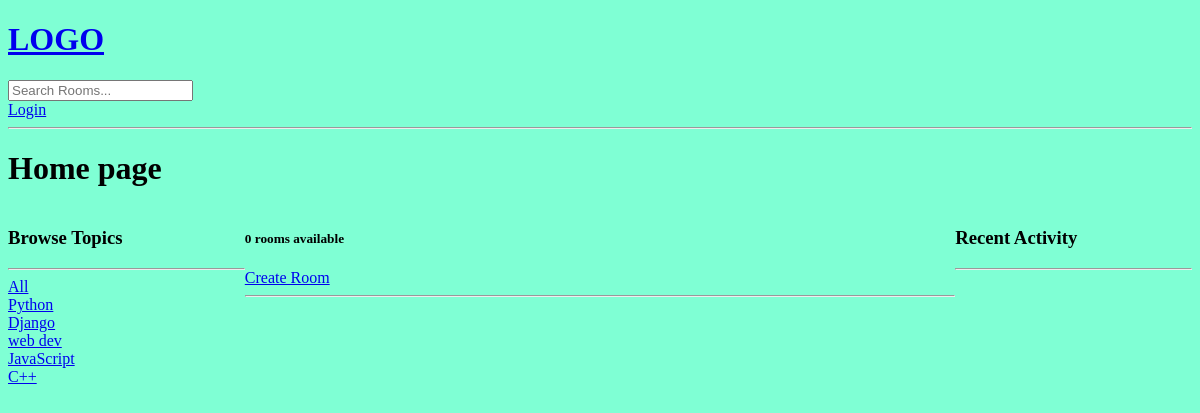
The page /?q=Java on the database as committed earlier.
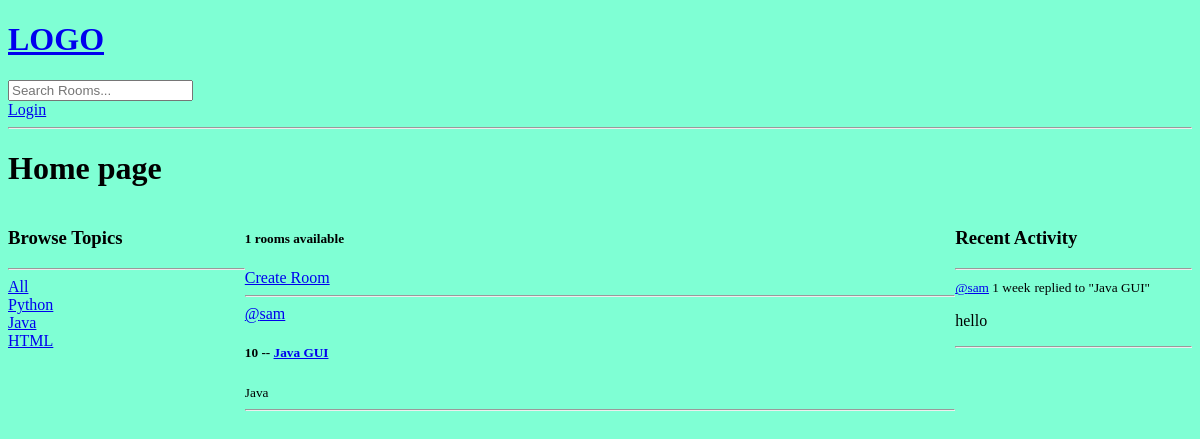
The same page on the database as committed later.
### base/models.py (models this page shows, shortened)
class Topic(models.Model):
    name = models.CharField(max_length=200)

class Room(models.Model):
    host = models.ForeignKey(User, on_delete=models.SET_NULL, null=True)
    topic = models.ForeignKey(Topic, on_delete=models.SET_NULL, null=True)
    name = models.CharField(max_length=200)
    description = models.TextField(null=True, blank=True) # database field (can Empty), form field (can Empty)
    participants = models.ManyToManyField(User, related_name='participant', blank=True)
    updated = models.DateTimeField(auto_now=True) # everytime save (or updated) the field
    created = models.DateTimeField(auto_now_add=True) # first time created the field
    class Meta:
        ordering = ['-updated', '-created'] # ('-' for reverse the order)
    def __str__(self):
        return self.name

class Message(models.Model):
    user = models.ForeignKey(User, on_delete=models.CASCADE)
    room = models.ForeignKey(Room, on_delete=models.CASCADE) # when room delete, delete all chiled messages
    body = models.TextField()
    updated = models.DateTimeField(auto_now=True)
    created = models.DateTimeField(auto_now_add=True)
    class Meta:
        ordering = ['-updated', '-created']
    def __str__(self):
        return self.body[0:50]

### base/views.py (the view)
# urls.py: path('', views.home, name='home'),
def home(request):
    q = request.GET.get('q') if request.GET.get('q') != None else ''
    rooms = Room.objects.filter(
        Q(topic__name__icontains = q) |
        Q(name__icontains = q) |
        Q(description__icontains = q)
        ) # search
    topcs = Topic.objects.all()
    room_count = rooms.count()
    room_messages = Message.objects.filter(Q(room__topic__name__icontains=q))
    context = {
        'rooms': rooms,
        'topics': topcs,
        'room_count': room_count,
        'room_messages': room_messages
        }
    return render(request, 'base/home.html', context)

### base/templates/base/home.html (shortened to what this page needs)
{% extends 'main.html' %} {% block content %}
<h1>Home page</h1>
<div class="home-container">
  <div>
    {% include 'base/topics_component.html' %}
  </div>
  <div>
    <h5>{{room_count}} rooms available</h5>
    <a href="{% url 'create-room' %}">Create Room</a>
    <hr />
    {% include 'base/feed_component.html' %}
  </div>
  <div>
    {% include 'base/activity_component.html' %}
  </div>
</div>
{% endblock content %}

### base/templates/base/topics_component.html
<h3>Browse Topics</h3>
<hr />
<div>
    <a href="{% url 'home' %}">All</a>
</div>
{% for topic in topics %}
<div>
    <a href="{% url 'home' %}?q={{topic.name}}">{{topic.name}}</a>
</div>
{% endfor %}

### base/templates/base/feed_component.html (shortened to what this page needs)
<div>
    {% for room in rooms %}
    <div>
        <a href="{% url 'user-profile' room.host.id %}">@{{room.host.username}}</a>
        <h5>
            {{room.id}} -- <a href="{% url 'room' room.id %}">{{room.name}}</a>
        </h5>
        <small>{{room.topic.name}}</small>
        <hr />
    </div>
    {% endfor %}
</div>

### base/templates/base/activity_component.html (shortened to what this page needs)
<h3>Recent Activity</h3>
<hr>
{% for message in room_messages %}
<div>
    <small><a href="{% url 'user-profile' message.user.id%}">@{{message.user}}</a> {{message.created|timesince}}</small>
    <small>replied to "{{message.room}}"</small>
    <p>{{message}}</p>
    <hr>
</div>
{% endfor %}

Rows that differ between the two databases and show on the page:
removed Topic: name "Django"
removed Topic: name "web dev"
removed Topic: name "JavaScript"
removed Topic: name "C++"
added Topic: name "Java"
added Topic: name "HTML"
added Room: host.username "sam", id "10", name "Java GUI", topic.name "Java"
added Message: user "sam", created "1 week", room "Java GUI", body "hello"
Other text that changed with them:
{{ room_count }}: "0" → "1"
